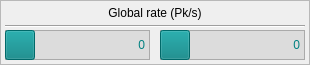
   <widget class="QFrame" name="rtpkfrme">
    <property name="geometry">
     <rect>
      <x>325</x>
      <y>35</y>
      <width>310</width>
      <height>65</height>
     </rect>
    </property>
    <property name="sizePolicy">
     <sizepolicy hsizetype="Fixed" vsizetype="Fixed">
      <horstretch>0</horstretch>
      <verstretch>0</verstretch>
     </sizepolicy>
    </property>
    <property name="minimumSize">
     <size>
      <width>310</width>
      <height>65</height>
     </size>
    </property>
    <property name="maximumSize">
     <size>
      <width>310</width>
      <height>65</height>
     </size>
    </property>
    <property name="frameShape">
     <enum>QFrame::StyledPanel</enum>
    </property>
    <property name="frameShadow">
     <enum>QFrame::Raised</enum>
    </property>
    <widget class="QFrame" name="nwrxpkbg">
     <property name="geometry">
      <rect>
       <x>5</x>
       <y>30</y>
       <width>145</width>
       <height>30</height>
      </rect>
     </property>
     <property name="sizePolicy">
      <sizepolicy hsizetype="Fixed" vsizetype="Fixed">
       <horstretch>0</horstretch>
       <verstretch>0</verstretch>
      </sizepolicy>
     </property>
     <property name="minimumSize">
      <size>
       <width>145</width>
       <height>30</height>
      </size>
     </property>
     <property name="maximumSize">
      <size>
       <width>145</width>
       <height>30</height>
      </size>
     </property>
     <property name="styleSheet">
      <string notr="true">background-color: #dcdcdc;</string>
     </property>
     <property name="frameShape">
      <enum>QFrame::StyledPanel</enum>
     </property>
     <property name="frameShadow">
      <enum>QFrame::Raised</enum>
     </property>
     <widget class="QPushButton" name="nwrxpkbt">
      <property name="enabled">
       <bool>false</bool>
      </property>
      <property name="geometry">
       <rect>
        <x>0</x>
        <y>0</y>
        <width>30</width>
        <height>30</height>
       </rect>
      </property>
      <property name="sizePolicy">
       <sizepolicy hsizetype="Fixed" vsizetype="Fixed">
        <horstretch>0</horstretch>
        <verstretch>0</verstretch>
       </sizepolicy>
      </property>
      <property name="minimumSize">
       <size>
        <width>30</width>
        <height>30</height>
       </size>
      </property>
      <property name="maximumSize">
       <size>
        <width>30</width>
        <height>30</height>
       </size>
      </property>
      <property name="styleSheet">
       <string notr="true">background-color: #008080;</string>
      </property>
      <property name="text">
       <string/>
      </property>
     </widget>
     <widget class="QLabel" name="nwrxpkic">
      <property name="geometry">
       <rect>
        <x>5</x>
        <y>5</y>
        <width>20</width>
        <height>20</height>
       </rect>
      </property>
      <property name="sizePolicy">
       <sizepolicy hsizetype="Fixed" vsizetype="Fixed">
        <horstretch>0</horstretch>
        <verstretch>0</verstretch>
       </sizepolicy>
      </property>
      <property name="minimumSize">
       <size>
        <width>20</width>
        <height>20</height>
       </size>
      </property>
      <property name="maximumSize">
       <size>
        <width>20</width>
        <height>20</height>
       </size>
      </property>
      <property name="styleSheet">
       <string notr="true">background-color: rgba(0,0,0,0);</string>
      </property>
      <property name="text">
       <string/>
      </property>
      <property name="pixmap">
       <pixmap resource="ntwkwind.qrc">:/ntwkwind/images/dnpk.png</pixmap>
      </property>
      <property name="scaledContents">
       <bool>true</bool>
      </property>
      <property name="alignment">
       <set>Qt::AlignCenter</set>
      </property>
     </widget>
     <widget class="QLabel" name="nwrxpknm">
      <property name="geometry">
       <rect>
        <x>35</x>
        <y>5</y>
        <width>105</width>
        <height>20</height>
       </rect>
      </property>
      <property name="sizePolicy">
       <sizepolicy hsizetype="Fixed" vsizetype="Fixed">
        <horstretch>0</horstretch>
        <verstretch>0</verstretch>
       </sizepolicy>
      </property>
      <property name="minimumSize">
       <size>
        <width>105</width>
        <height>20</height>
       </size>
      </property>
      <property name="maximumSize">
       <size>
        <width>105</width>
        <height>20</height>
       </size>
      </property>
      <property name="styleSheet">
       <string notr="true">font: 15pt &quot;JetBrains Mono&quot;;
color: #008080;</string>
      </property>
      <property name="text">
       <string>0</string>
      </property>
      <property name="alignment">
       <set>Qt::AlignRight|Qt::AlignTrailing|Qt::AlignVCenter</set>
      </property>
     </widget>
    </widget>
    <widget class="QFrame" name="nwtxpkbg">
     <property name="geometry">
      <rect>
       <x>160</x>
       <y>30</y>
       <width>145</width>
       <height>30</height>
      </rect>
     </property>
     <property name="sizePolicy">
      <sizepolicy hsizetype="Fixed" vsizetype="Fixed">
       <horstretch>0</horstretch>
       <verstretch>0</verstretch>
      </sizepolicy>
     </property>
     <property name="minimumSize">
      <size>
       <width>145</width>
       <height>30</height>
      </size>
     </property>
     <property name="maximumSize">
      <size>
       <width>145</width>
       <height>30</height>
      </size>
     </property>
     <property name="styleSheet">
      <string notr="true">background-color: #dcdcdc;</string>
     </property>
     <property name="frameShape">
      <enum>QFrame::StyledPanel</enum>
     </property>
     <property name="frameShadow">
      <enum>QFrame::Raised</enum>
     </property>
     <widget class="QPushButton" name="nwtxpkbt">
      <property name="enabled">
       <bool>false</bool>
      </property>
      <property name="geometry">
       <rect>
        <x>0</x>
        <y>0</y>
        <width>30</width>
        <height>30</height>
       </rect>
      </property>
      <property name="sizePolicy">
       <sizepolicy hsizetype="Fixed" vsizetype="Fixed">
        <horstretch>0</horstretch>
        <verstretch>0</verstretch>
       </sizepolicy>
      </property>
      <property name="minimumSize">
       <size>
        <width>30</width>
        <height>30</height>
       </size>
      </property>
      <property name="maximumSize">
       <size>
        <width>30</width>
        <height>30</height>
       </size>
      </property>
      <property name="styleSheet">
       <string notr="true">background-color: #008080;</string>
      </property>
      <property name="text">
       <string/>
      </property>
     </widget>
     <widget class="QLabel" name="nwtxpkic">
      <property name="geometry">
       <rect>
        <x>5</x>
        <y>5</y>
        <width>20</width>
        <height>20</height>
       </rect>
      </property>
      <property name="sizePolicy">
       <sizepolicy hsizetype="Fixed" vsizetype="Fixed">
        <horstretch>0</horstretch>
        <verstretch>0</verstretch>
       </sizepolicy>
      </property>
      <property name="minimumSize">
       <size>
        <width>20</width>
        <height>20</height>
       </size>
      </property>
      <property name="maximumSize">
       <size>
        <width>20</width>
        <height>20</height>
       </size>
      </property>
      <property name="styleSheet">
       <string notr="true">background-color: rgba(0,0,0,0);</string>
      </property>
      <property name="text">
       <string/>
      </property>
      <property name="pixmap">
       <pixmap resource="ntwkwind.qrc">:/ntwkwind/images/uppk.png</pixmap>
      </property>
      <property name="scaledContents">
       <bool>true</bool>
      </property>
      <property name="alignment">
       <set>Qt::AlignCenter</set>
      </property>
     </widget>
     <widget class="QLabel" name="nwtxpknm">
      <property name="geometry">
       <rect>
        <x>35</x>
        <y>5</y>
        <width>105</width>
        <height>20</height>
       </rect>
      </property>
      <property name="sizePolicy">
       <sizepolicy hsizetype="Fixed" vsizetype="Fixed">
        <horstretch>0</horstretch>
        <verstretch>0</verstretch>
       </sizepolicy>
      </property>
      <property name="minimumSize">
       <size>
        <width>105</width>
        <height>20</height>
       </size>
      </property>
      <property name="maximumSize">
       <size>
        <width>105</width>
        <height>20</height>
       </size>
      </property>
      <property name="styleSheet">
       <string notr="true">font: 15pt &quot;JetBrains Mono&quot;;
color: #008080;</string>
      </property>
      <property name="text">
       <string>0</string>
      </property>
      <property name="alignment">
       <set>Qt::AlignRight|Qt::AlignTrailing|Qt::AlignVCenter</set>
      </property>
     </widget>
    </widget>
    <widget class="Line" name="ntwkln03">
     <property name="geometry">
      <rect>
       <x>5</x>
       <y>25</y>
       <width>300</width>
       <height>3</height>
      </rect>
     </property>
     <property name="sizePolicy">
      <sizepolicy hsizetype="Fixed" vsizetype="Fixed">
       <horstretch>0</horstretch>
       <verstretch>0</verstretch>
      </sizepolicy>
     </property>
     <property name="minimumSize">
      <size>
       <width>300</width>
       <height>3</height>
      </size>
     </property>
     <property name="maximumSize">
      <size>
       <width>300</width>
       <height>3</height>
      </size>
     </property>
     <property name="orientation">
      <enum>Qt::Horizontal</enum>
     </property>
    </widget>
    <widget class="QLabel" name="ntwkrtpk">
     <property name="geometry">
      <rect>
       <x>5</x>
       <y>5</y>
       <width>300</width>
       <height>15</height>
      </rect>
     </property>
     <property name="sizePolicy">
      <sizepolicy hsizetype="Fixed" vsizetype="Fixed">
       <horstretch>0</horstretch>
       <verstretch>0</verstretch>
      </sizepolicy>
     </property>
     <property name="minimumSize">
      <size>
       <width>300</width>
       <height>15</height>
      </size>
     </property>
     <property name="maximumSize">
      <size>
       <width>300</width>
       <height>15</height>
      </size>
     </property>
     <property name="styleSheet">
      <string notr="true">font: 600 10pt &quot;Inter&quot;;</string>
     </property>
     <property name="text">
      <string>Global rate (Pk/s)</string>
     </property>
     <property name="alignment">
      <set>Qt::AlignCenter</set>
     </property>
    </widget>
   </widget>
